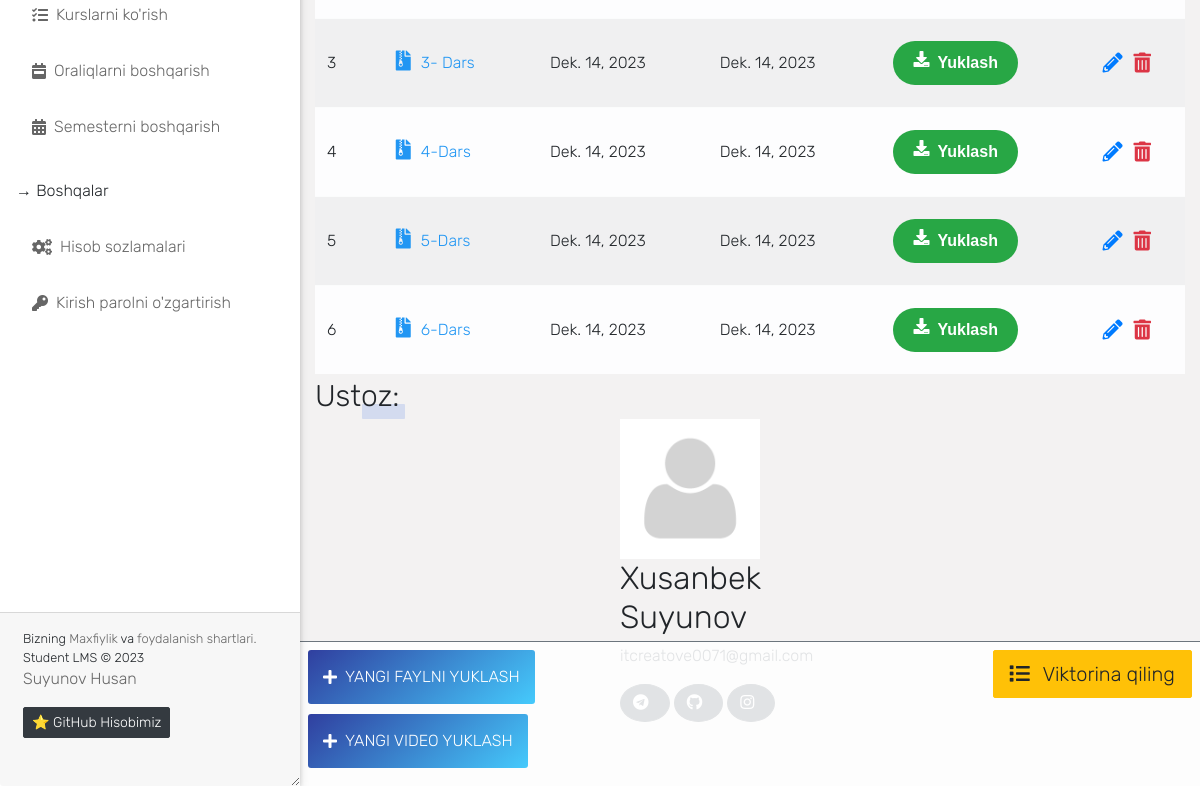
The app's page /programs/course/python-2qyk/detail/ (signed in, lower part), older data.
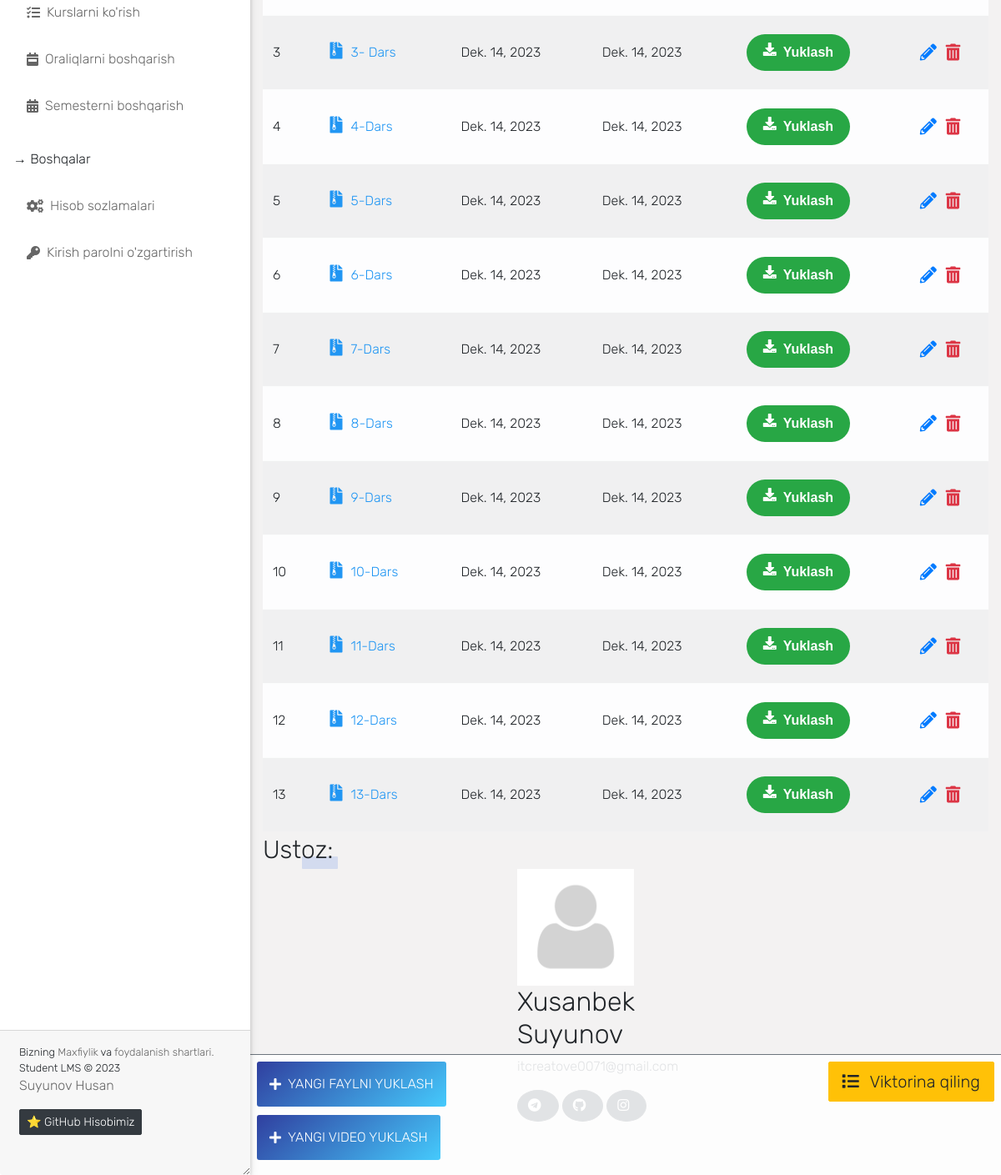
The same page, newer data.
### course/models.py (models this page shows, shortened)
class Upload(models.Model):
    title = models.CharField(max_length=100)
    course = models.ForeignKey(Course, on_delete=models.CASCADE)
    file = models.FileField(upload_to='course_files/', validators=[FileExtensionValidator(['pdf', 'docx', 'doc', 'xls', 'xlsx', 'ppt', 'pptx', 'zip', 'rar', '7zip'])])
    updated_date = models.DateTimeField(auto_now=True, auto_now_add=False, null=True)
    upload_time = models.DateTimeField(auto_now=False, auto_now_add=True, null=True)
    def __str__(self):
        return str(self.file)[6:]
    def get_extension_short(self):
        ext = str(self.file).split(".")
        ext = ext[len(ext)-1]
        if ext == 'doc' or ext == 'docx':
            return 'word'
        elif ext == 'pdf':
            return 'pdf'
        elif ext == 'xls' or ext == 'xlsx':
            return 'excel'
        elif ext == 'ppt' or ext == 'pptx':
            return 'powerpoint'
        elif ext == 'zip' or ext == 'rar' or ext == '7zip':
            return 'archive'

class CourseAllocation(models.Model):
    lecturer = models.ForeignKey(settings.AUTH_USER_MODEL, on_delete=models.CASCADE, related_name='allocated_lecturer')
    courses = models.ManyToManyField(Course, related_name='allocated_course')
    session = models.ForeignKey("app.Session", on_delete=models.CASCADE, blank=True, null=True)
    def __str__(self):
        return self.lecturer.get_full_name

### accounts/models.py (models this page shows, shortened)
class User(AbstractUser):
    is_student = models.BooleanField(default=False)
    is_lecturer = models.BooleanField(default=False)
    is_parent = models.BooleanField(default=False)
    is_dep_head = models.BooleanField(default=False)
    phone = models.CharField(max_length=60, blank=True, null=True)
    address = models.CharField(max_length=60, blank=True, null=True)
    picture = models.ImageField(upload_to='profile_pictures/%y/%m/%d/', default='default.png', null=True)
    email = models.EmailField(blank=True, null=True)
    username_validator = ASCIIUsernameValidator()
    objects = UserManager()
    @property
    def get_full_name(self):
        full_name = self.username
        if self.first_name and self.last_name:
            full_name = self.first_name + " " + self.last_name
        return full_name
    @property
    def get_user_role(self):
        if self.is_superuser:
            return "Boshliq"
        elif self.is_student:
            return "Talaba"
        elif self.is_lecturer:
            return "Ustoz"
        elif self.is_parent:
            return "Ota-ona"

### course/views.py (the view)
# urls.py: path('course/<slug>/detail/', course_single, name='course_detail'),
@login_required
def course_single(request, slug):
    course = Course.objects.get(slug=slug)
    files = Upload.objects.filter(course__slug=slug)
    videos = UploadVideo.objects.filter(course__slug=slug)
    lecturers = CourseAllocation.objects.filter(courses__pk=course.id)
    return render(request, 'course/course_single.html', {
        'title': course.title,
        'course': course,
        'files': files,
        'videos': videos,
        'lecturers': lecturers,
        'media_url': settings.MEDIA_ROOT,
    }, )

### course/models.py (called while the page is built)
    def __str__(self):
        return self.title

    def __str__(self):
        return "{0} ({1})".format(self.title, self.code)

### templates/course/course_single.html (shortened to what this page needs)
{% extends 'base.html' %}
{% load static %}
{% block content %}
<div class="container">
    <div class="manage-wrap">
        <div class="row">
            <div class="col ml-auto">
                {% if request.user.is_superuser or request.user.is_lecturer %}
                <a class="add-button" href="{% url 'upload_file_view' course.slug %}"><i class="fas fa-plus"></i>
                    Yangi faylni yuklash
                </a>
                <a class="add-button" href="{% url 'upload_video' course.slug %}"><i class="fas fa-plus"></i>
                    Yangi video yuklash
                </a>
                {% endif %}
            </div>
            <div class="col text-right">
                <a class="btn btn-lg btn-warning" href="{% url 'quiz_index' course.slug %}"><i class="fas fa-list"></i>
                    Viktorina qiling
                </a>
            </div>
        </div>
    </div>
    <div class="row">
        <div class="col-md-12 p-0">
            <div class="table-responsive">
                <table class="table table-shadow table-light table-striped m-0">
                    <tbody>
                        {% for file in files %}
                        <tr>
                            <td>{{ forloop.counter }}</td>
                            <td><a href="{{ file.file.url }}" title="{{ file }}">
                                    <i style="font-size: 20px; padding-right: 10px;"
                                        class="fas fa-file-{{ file.get_extension_short }}"></i>
                                    {{ file.title|title }}
                                </a>
                            </td>
                            <td>{{ file.upload_time|date }}</td>
                            <td>{{ file.updated_date|date }}</td>
                            <th>
                                <div>
                                    <a class="download-btn" href="{{ file.file.url }}" title="Download to your device">
                                        <i class="fas fa-download"></i>Yuklash</a>
                                </div>
                            </th>
                            {% if request.user.is_superuser or request.user.is_lecturer %}
                            <td>
                                <div class="update-delete">
                                    <a href="{% url 'upload_file_edit' slug=course.slug file_id=file.pk %}"
                                        class="update" title="Edit">
                                        <i class="fas fa-pencil-alt"></i>
                                    </a>
                                    <a href="{% url 'upload_file_delete' slug=course.slug file_id=file.pk %}"
                                        class="delete" title="Delete">
                                        <i class="fas fa-trash-alt"></i>
                                    </a>
                                </div>
                            </td>
                            {% endif %}
                        {% endfor %}
                    </tbody>
                </table>
            </div>
        </div>
    </div>
</div>
<div class="site-section">
    <div class="title-1">Ustoz:</div>
    <br>
    <div class="container marketing">
        <div class="row">
            {% for lecturer in lecturers %}
            <div class="col-lg-4 mx-auto" style="background: transparent; box-shadow: none;">
                {% if lecturer.lecturer.picture %}
                <img class="" src="{{ lecturer.lecturer.picture.url }}" alt="" style="width:140px;">
                {% endif %}
                <h2>{{ lecturer|title }}</h2>
                <p style="color: #6c757d;">{{ lecturer.lecturer.email }}</p>
                <p>
                    <a class="btn rounded-circle btn-secondary" href="http://t.me/mbin_dev_0071" role="button"><i
                            class="fab fa-telegram"></i></a>
                    <a class="btn rounded-circle btn-secondary" href="https://github.com/xusanbek0071" role="button"><i
                            class="fab fa-github"></i></a>
                    <a class="btn rounded-circle btn-secondary" href="https://www.instagram.com/husanbek_dev/" role="button"><i
                            class="fab fa-instagram"></i></a>
                </p>
            </div>
            {% endfor %}
        </div>
    </div>
</div>
{% endblock content %}

### templates/base.html (shortened to what this page needs)
{% load static %}
<!DOCTYPE html>
<html lang="uz">
<head>
    <link rel="stylesheet" type="text/css" href="{% static 'css/bootstrap.min.css' %}">
    <link rel="stylesheet" type="text/css" href="{% static 'css/all.css' %}">
    <link rel="stylesheet" type="text/css" href="{% static 'css/style.css' %}">
</head>
<body>
    {% include 'aside.html' %}
    <div id="main">
        <div class="container-fluid" id="main-content">
            {% block content %}{% endblock content %}
        </div>
    </div>
</body>
</html>

### templates/aside.html (shortened to what this page needs)
{% load static %}
<div id="side-nav">
  <div class="main-menu">
    <ul>
       {% if request.user.is_superuser %}
      <li class="{% if request.path == cav %}active{% endif %}">
        <a href="{% url 'course_allocation_view' %}"
          ><i class="fas fa-tasks"></i>Kurslarni ko'rish</a
        >
      </li>
      <li class="{% if request.path == sess %}active{% endif %}">
        <a href="{% url 'session_list' %}"
          ><i class="fas fa-calendar-week"></i>Oraliqlarni boshqarish</a
        >
      </li>
      <li class="{% if request.path == sem %}active{% endif %}">
        <a href="{% url 'semester_list' %}"
          ><i class="fas fa-calendar-alt"></i> Semesterni boshqarish</a
        >
      </li>
      {% endif %}
      <br />
      <p class="ml-3">&RightArrow; Boshqalar</p>
      <li class="{% if request.path == ep %}active{% endif %}">
        <a href="{% url 'edit_profile' %}"
          ><i class="fas fa-cogs"></i>Hisob sozlamalari</a
        >
      </li>
      <li class="{% if request.path == cp %}active{% endif %}">
        <a href="{% url 'change_password' %}"
          ><i class="fas fa-key"></i>Kirish parolni o'zgartirish</a
        >
      </li>
    </ul>
  </div>
  <footer class="card-footer mt-5 pt-3 pb-5 px-2">
    <div class="col-12">
      <p class="small m-0">
        Bizning <a href="#"> Maxfiylik </a> va <a href="#"> foydalanish shartlari. </a>
        <br />Student LMS &copy;
        <br />
      </p>
      <p>
        <a href="https://brian-mwenda.vercel.app/" target="_blank"
          >Suyunov Husan</a
        >
      </p>
      <a
        href="https://github.com/Xusanbek0071"
        class="btn btn-sm btn-dark mx-auto"
        target="_blank"
      >
        ⭐️ GitHub Hisobimiz
      </a>
    </div>
  </footer>
</div>

### static/css/all.css (style rules this page uses)
.fa, .fas, .far, .fal, .fad, .fab { -moz-osx-font-smoothing: grayscale; -webkit-font-smoothing: antialiased; display: inline-block; font-style: normal; font-variant: normal; text-rendering: auto; line-height: 1; }
.fa-calendar-alt:before { content: "\f073"; }
.fa-calendar-week:before { content: "\f784"; }
.fa-cogs:before { content: "\f085"; }
.fa-download:before { content: "\f019"; }
.fa-file-archive:before { content: "\f1c6"; }
.fa-github:before { content: "\f09b"; }
.fa-instagram:before { content: "\f16d"; }
.fa-key:before { content: "\f084"; }
.fa-list:before { content: "\f03a"; }
.fa-pencil-alt:before { content: "\f303"; }
.fa-plus:before { content: "\f067"; }
.fa-tasks:before { content: "\f0ae"; }
.fa-telegram:before { content: "\f2c6"; }
.fa-trash-alt:before { content: "\f2ed"; }
.fab { font-family: 'Font Awesome 5 Brands'; font-weight: 400; }
.fa, .fas { font-family: 'Font Awesome 5 Free'; font-weight: 900; }

Row changes from the older to the newer data that the page shows:
added Upload: title "7-Dars", upload_time "Dek. 14, 2023", updated_date "Dek. 14, 2023"
added Upload: title "8-Dars", upload_time "Dek. 14, 2023", updated_date "Dek. 14, 2023"
added Upload: title "9-Dars", upload_time "Dek. 14, 2023", updated_date "Dek. 14, 2023"
added Upload: title "10-Dars", upload_time "Dek. 14, 2023", updated_date "Dek. 14, 2023"
added Upload: title "11-Dars", upload_time "Dek. 14, 2023", updated_date "Dek. 14, 2023"
added Upload: title "12-Dars", upload_time "Dek. 14, 2023", updated_date "Dek. 14, 2023"
added Upload: title "13-Dars", upload_time "Dek. 14, 2023", updated_date "Dek. 14, 2023"
